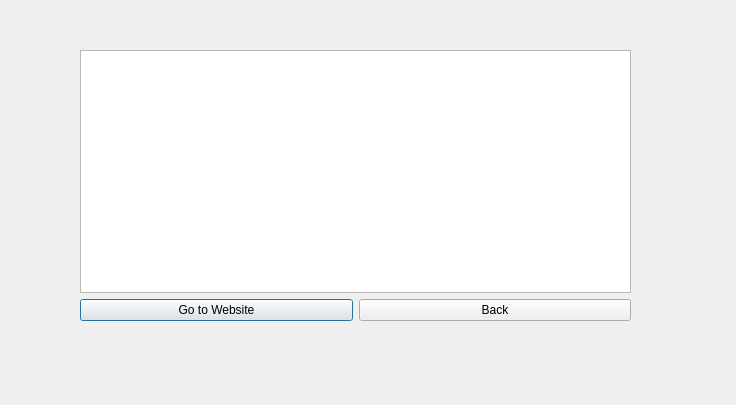
<?xml version="1.0" encoding="UTF-8"?>
<ui version="4.0">
 <class>JavascriptDetl</class>
 <widget class="QDialog" name="JavascriptDetl">
  <property name="geometry">
   <rect>
    <x>0</x>
    <y>0</y>
    <width>736</width>
    <height>405</height>
   </rect>
  </property>
  <property name="windowTitle">
   <string>Dialog</string>
  </property>
  <widget class="QWidget" name="verticalLayoutWidget">
   <property name="geometry">
    <rect>
     <x>80</x>
     <y>50</y>
     <width>551</width>
     <height>271</height>
    </rect>
   </property>
   <layout class="QVBoxLayout" name="verticalLayout">
    <item>
     <widget class="QTextBrowser" name="textBrowser">
      <property name="html">
       <string>&lt;!DOCTYPE HTML PUBLIC &quot;-//W3C//DTD HTML 4.0//EN&quot; &quot;http://www.w3.org/TR/REC-html40/strict.dtd&quot;&gt;
&lt;html&gt;&lt;head&gt;&lt;meta name=&quot;qrichtext&quot; content=&quot;1&quot; /&gt;&lt;meta charset=&quot;utf-8&quot; /&gt;&lt;style type=&quot;text/css&quot;&gt;
p, li { white-space: pre-wrap; }
&lt;/style&gt;&lt;/head&gt;&lt;body style=&quot; font-family:'Segoe UI'; font-size:9pt; font-weight:400; font-style:normal;&quot;&gt;
&lt;p style=&quot;-qt-paragraph-type:empty; margin-top:12px; margin-bottom:12px; margin-left:0px; margin-right:0px; -qt-block-indent:0; text-indent:0px; font-size:xx-large; font-weight:700;&quot;&gt;&lt;br /&gt;&lt;/p&gt;&lt;/body&gt;&lt;/html&gt;</string>
      </property>
     </widget>
    </item>
    <item>
     <layout class="QHBoxLayout" name="horizontalLayout">
      <item>
       <widget class="QPushButton" name="pushButton_2">
        <property name="text">
         <string>Go to Website</string>
        </property>
       </widget>
      </item>
      <item>
       <widget class="QPushButton" name="pushButton">
        <property name="text">
         <string>Back</string>
        </property>
       </widget>
      </item>
     </layout>
    </item>
   </layout>
  </widget>
 </widget>
 <resources/>
 <connections/>
</ui>
